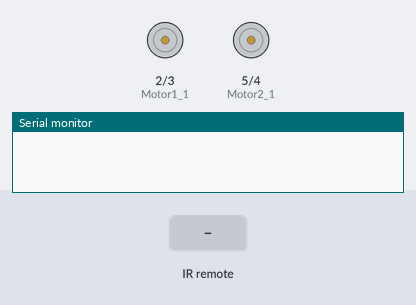
Recording of a sketch running on a simulated Arduino Uno, built with avr-gcc and run on an emulated ATmega328P. Parts: motor-driver pin pairs drawn as motors (green arrow = first pin HIGH = forward, orange = second pin HIGH = backward, longer = more drive), the last lines printed to the serial monitor. Inputs (shaded band) come from the test bench.

Above: at 1.2 s.
1.3 s: infrared code 0xFF6897 received
At 2.1 s:
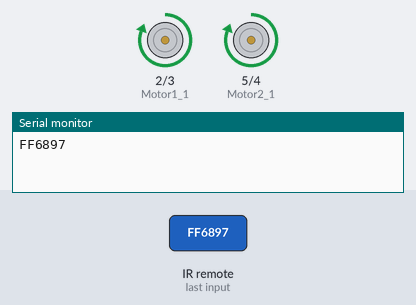
2.8 s: infrared code 0xFF30CF received
At 3.2 s:
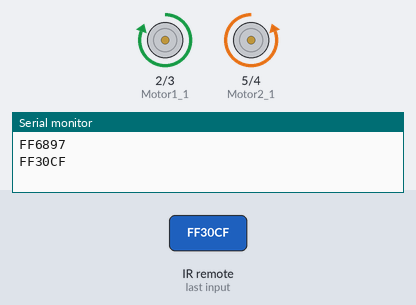
4.3 s: infrared code 0xFF18E7 received
At 5.5 s:
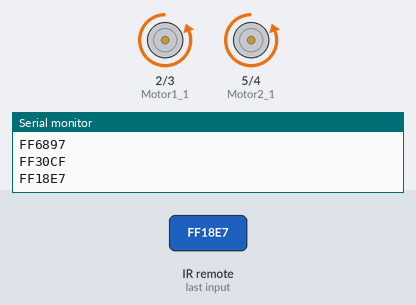
5.8 s: infrared code 0xFF7A85 received
At 6.6 s:
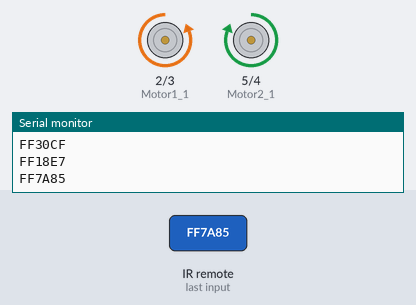
Timing chart, 0 to 8.3 s (numbered marks = the images above; inputs shaded):
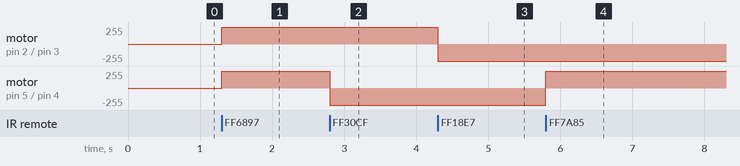

Measured:
- after the input at 1.3 s, motor on pin 2 (Motor1_1) / pin 3 (Motor1_2), motor on pin 5 (Motor2_1) / pin 4 (Motor2_2): stopped → forward 255/255 at once
- after the input at 2.8 s, motor on pin 5 (Motor2_1) / pin 4 (Motor2_2): forward 255/255 → backward 255/255 at once
- after the input at 4.3 s, motor on pin 2 (Motor1_1) / pin 3 (Motor1_2): forward 255/255 → backward 255/255 at once
- after the input at 5.8 s, motor on pin 5 (Motor2_1) / pin 4 (Motor2_2): backward 255/255 → forward 255/255 at once

The sketch:

Auto.ino
```cpp
#include <IRremote.h>

int receptor = 11;

#define Motor1_1 2
#define Motor1_2 3
#define Motor2_1 5
#define Motor2_2 4

IRrecv irrecv(receptor);
decode_results codigo;

void setup() {
  // put your setup code here, to run once:
  Serial.begin(9600);
  irrecv.enableIRIn();
  pinMode(Motor1_1, OUTPUT);
  pinMode(Motor1_2, OUTPUT);
  pinMode(Motor2_1, OUTPUT);
  pinMode(Motor2_2, OUTPUT);
}

void loop() {
  // put your main code here, to run repeatedly:
  if (irrecv.decode(&codigo)) {

    Serial.println(codigo.value, HEX);

    if (codigo.value == 0xFF6897 || codigo.value == 0xE0E006F9) {
      digitalWrite(Motor1_1, HIGH);
      digitalWrite(Motor1_2, LOW);
      digitalWrite(Motor2_1, HIGH);
      digitalWrite(Motor2_2, LOW);
    }

    if (codigo.value == 0xFF30CF || codigo.value == 0xE0E0A659) {
      digitalWrite(Motor1_1, HIGH);
      digitalWrite(Motor1_2, LOW);
      digitalWrite(Motor2_1, LOW);
      digitalWrite(Motor2_2, HIGH);
    }

    if (codigo.value == 0xFF18E7 || codigo.value == 0xE0E08679) {
      digitalWrite(Motor1_1, LOW);
      digitalWrite(Motor1_2, HIGH);
      digitalWrite(Motor2_1, LOW);
      digitalWrite(Motor2_2, HIGH);
    }

    if (codigo.value == 0xFF7A85 || codigo.value == 0xE0E046B9) {
      digitalWrite(Motor1_1, LOW);
      digitalWrite(Motor1_2, HIGH);
      digitalWrite(Motor2_1, HIGH);
      digitalWrite(Motor2_2, LOW);
    }

    if (codigo.value == 0xE0E016E9) {
      digitalWrite(Motor1_1, LOW);
      digitalWrite(Motor1_2, LOW);
      digitalWrite(Motor2_1, LOW);
      digitalWrite(Motor2_2, LOW);
    }


    delay(500);
    irrecv.resume();
  }
}
```
